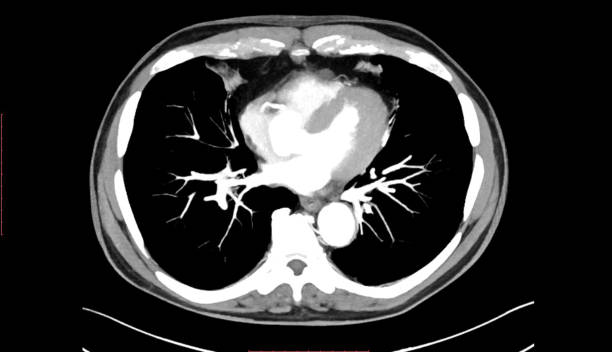
#> input picture 20230022/lung3.jpg, 612 x 352 px
$ jupyter execute 20230022.ipynb
#> lines starting #> are read from the running program, lines starting #| are printed output that depends on the picture; after the words box and inside, x2 and y2 are one past the last pixel; in counts of white or black regions, pixels touching at a corner belong together
[cell 1]
import numpy as np
import matplotlib.pyplot as plt
from sklearn.cluster import KMeans

from skimage.segmentation import clear_border
from scipy.ndimage import measurements, center_of_mass, binary_dilation, zoom
from skimage.measure import label,regionprops

[cell 2]
lung = plt.imread("lung3.jpg")
#> lung is the input picture: shape (352, 612, 3); mean R, G, B 52.2, 52.1, 52.1
cameraman = plt.imread("cameraman.tif")
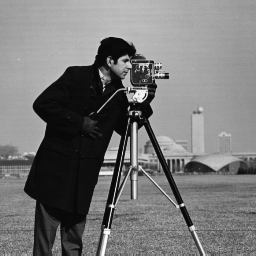
#> input picture 20230022/cameraman.tif, 256 x 256 px
#> cameraman is the input picture: shape (256, 256); min 7, max 253, mean 118.7

print(lung.shape)
#| (352, 612, 3)
print(cameraman.shape)
#| (256, 256)

[cell 3]
plt.figure(figsize=(10, 8))

plt.subplot(121)
plt.imshow(lung)


plt.subplot(122)
plt.imshow(cameraman, cmap='gray')

[cell 4]
def Mirror_Padding_v2(img, nx, ny):
    height, width = img.shape
    height_new = height + 2*nx
    width_new = width + 2*ny
    output = np.zeros([height_new, width_new])
    # Center
    output[nx:height_new-nx, ny:width_new-ny] = img
    # Top and Bottom
    output[:nx, ny:width_new-ny] = img[nx-1::-1, :] # Top
    output[height+nx:, ny:width_new-ny] = img[height-1:height-nx-1:-1, :] # Bottom
    # Left and Right
    output[:height_new, :ny] = output[:, 2*ny:ny:-1] # Left
    output[:height_new, width_new-ny:width_new] = output[:, width_new-ny-1:width_new-2*ny-1:-1] # Right
    return output

def Sobel_Filter(img, return_abs=False):
    # Get Constant metrices
    wx = np.array([[-1.0,-2.0,-1.0], [0.0,0.0,0.0], [1.0,2.0,1.0]])
    wy = np.array([[-1.0,0.0,1.0], [-2.0,0.0,2.0], [-1.0,0.0,1.0]])
    # Get Constant metrices
    img = Mirror_Padding_v2(img, 3, 3)
    m, n = img.shape
    output = np.zeros([m, n])
    for x in range(3, m-3):
        for y in range(3, n-3):
            elements = img[x-3//2:x+3//2+1, y-3//2:y+3//2+1]
            gx = np.sum(np.multiply(wx, elements))
            gy = np.sum(np.multiply(wy, elements))
            if return_abs == True:
                output[x, y] = np.abs(gx) + np.abs(gy)
            else:
                output[x, y] = np.sqrt(gx**2 + gy**2)
    return output[3:m-3, 3:n-3]

def Sobel_Filter_3D(img, return_abs=False):
#> called with return_abs = False
    output = img.copy()
    for i in range(3):
        output[:,:,i] = Sobel_Filter(output[:, :, i], return_abs)
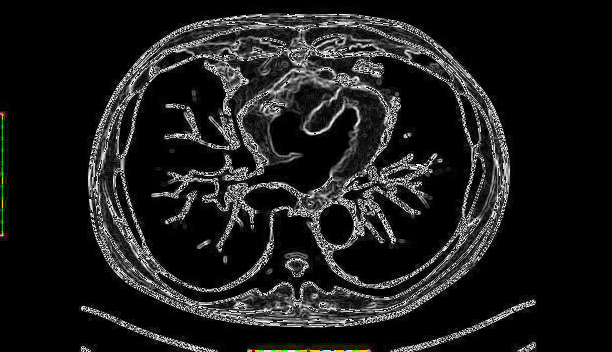
#> output: shape (352, 612, 3); mean R, G, B 28.2, 28.3, 28
    return output

[cell 5]
lung_sobel = Sobel_Filter_3D(lung)
cameraman_sobel = Sobel_Filter(cameraman)
#> call 4 of Sobel_Filter, with return_abs = False
#> after the loop in Sobel_Filter (call 4), `for x in range(3, m-3):`:
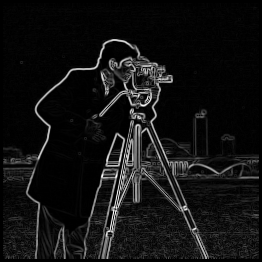
#> output: shape (262, 262) float64; min 0, max 914.6, mean 66.9; drawn with min black and max white
#> in Sobel_Filter (call 4), `return output[3:m-3, 3:n-3]`:
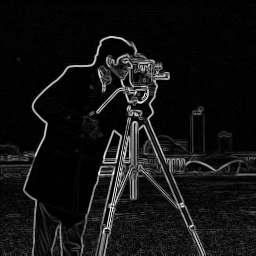
#> returned value: shape (256, 256) float64; min 0, max 914.6, mean 70; drawn with min black and max white

[cell 6]
plt.figure(figsize=(10, 8))

plt.subplot(121)
plt.imshow(lung_sobel)


plt.subplot(122)
plt.imshow(cameraman_sobel, cmap='gray')

[cell 7]
def Segment_Clustering(img, n):
#> called with n = 3
    len_ = len(img.shape)
#> len_ = 2
    X = img.reshape(-1, len_-1)
    kmeans = KMeans(n_clusters=n).fit(X)
    output = kmeans.cluster_centers_[kmeans.labels_]
    output = output.reshape(img.shape)
#> output: shape (256, 256) float64
    return output

def Segment_Clustering_3D(img, n):
    output = img.copy()
    for i in range(3):
        output[:,:,i] = Segment_Clustering(output[:, :, i], n)
    return output

def Grayscale(img):
    R = np.array(img[:, :, 0].astype(np.float32))
    G = np.array(img[:, :, 1].astype(np.float32))
    B = np.array(img[:, :, 2].astype(np.float32))
    return np.array((R+G+B) / 3)
#> returned value: shape (352, 612) float32

[cell 8]
segment_cameraman = Segment_Clustering(cameraman_sobel+cameraman, 3)
segment_lung = Segment_Clustering(Grayscale(lung), 2)
#> call 2 of Segment_Clustering, with n = 2
#> in Segment_Clustering (call 2), `output = output.reshape(img.shape)`:
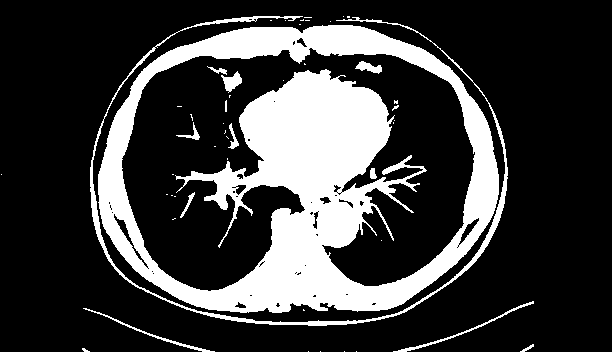
#> output: shape (352, 612) float32; values 6.96 (black) and 198.1 (white), 23.7% white; 49 white regions (36 under 20 px), largest, box (x1, y1, x2, y2) and area: (98, 25, 499, 313) 46015, (90, 16, 508, 326) 3291, (393, 301, 534, 352) 352

[cell 9]
plt.figure(figsize=(10, 8))

plt.subplot(121)
plt.imshow(segment_cameraman)


plt.subplot(122)
plt.imshow(segment_lung)

[cell 10]
lung_gray = Grayscale(lung)

[cell 11]
plt.imshow(lung_gray)

[cell 12]
plt.hist(lung_gray.ravel())
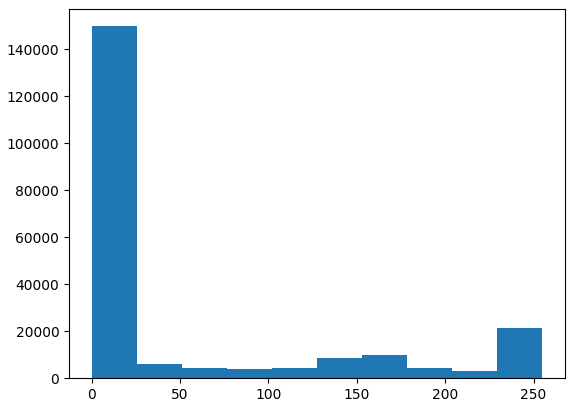
#> figure drawn by matplotlib, 1 panel; tallest bar 149913 high, from x = 0 to 25.5

[cell 13]
mask = lung_gray < 100
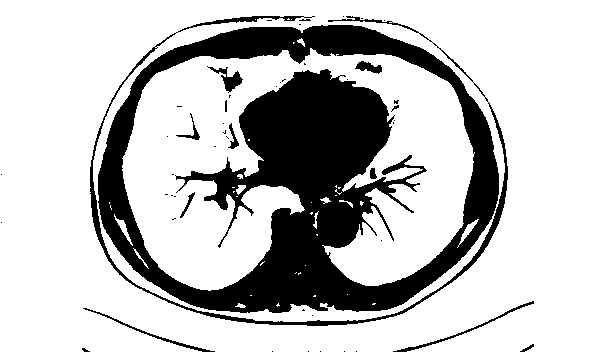
#> mask: shape (352, 612) bool; 76.1% white; 50 black regions (37 under 20 px), largest, box (x1, y1, x2, y2) and area: (98, 25, 499, 313) 46293, (90, 16, 508, 326) 3474, (393, 301, 534, 352) 358
mask.shape
#> Out = (352, 612)

[cell 14]
mask = np.vectorize(clear_border,  signature='(n,m)->(n,m)')(mask)
#> mask: shape (352, 612) bool; 22% white; 38 white regions (27 under 20 px), largest, box (x1, y1, x2, y2) and area: (122, 48, 475, 291) 46607, (114, 214, 133, 246) 134, (457, 219, 479, 248) 134
plt.imshow(mask)

[cell 15]
mask_label = np.vectorize(label,  signature='(n,m)->(n,m)')(mask)
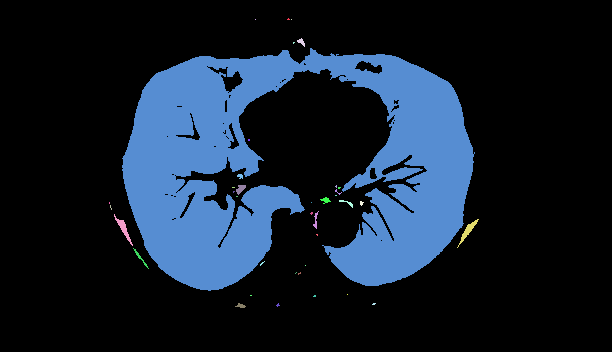
#> mask_label: shape (352, 612) int32; 39 distinct labels, from 0 to 38; one colour per label, 0 black
plt.imshow(mask_label)
plt.colorbar()
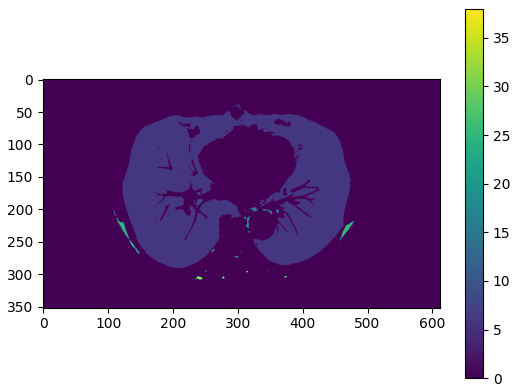
#> figure drawn by matplotlib, 2 panels

[cell 16]
center_of_mass(mask_label==25)[0]
#> Out = 228.4

[cell 17]
def clear_all(slc, left=0.1, right=0.5):
#> called with left = 0.1, right = 0.5
    new_slc = slc.copy()
    labels = label(slc, background=0)
    idxs = np.unique(labels)[1:]
    COM_ys = np.array([center_of_mass(labels==i)[0] for i in idxs])
    for idx, COM_y in zip(idxs, COM_ys):
        if (COM_y < left*slc.shape[0]):
            new_slc[labels==idx] = 0
        elif (COM_y > right*slc.shape[0]):
            new_slc[labels==idx] = 0
    return new_slc

[cell 18]
mask_new = np.vectorize(clear_all, signature='(n,m)->(n,m)')(mask)
#> mask_new: shape (352, 612) bool; 21.7% white; 5 white regions (2 under 20 px), largest, box (x1, y1, x2, y2) and area: (122, 48, 475, 291) 46607, (297, 38, 305, 47) 34, (237, 174, 243, 179) 22

[cell 19]
plt.imshow(mask_new)

[cell 20]
mask_new = binary_dilation(mask_new, iterations=10)
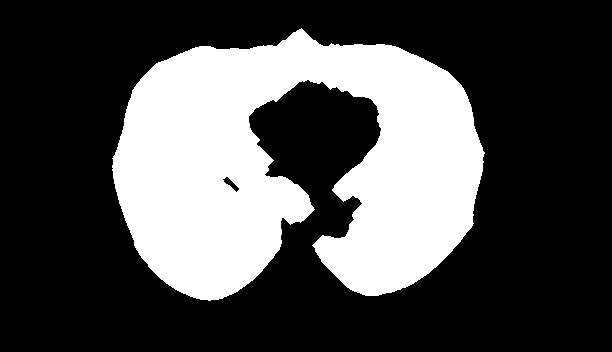
#> mask_new: shape (352, 612) bool; 30.3% white; 1 white region, box (x1, y1, x2, y2) and area: (112, 28, 485, 301) 65256
plt.imshow(mask_new, cmap="brg")
